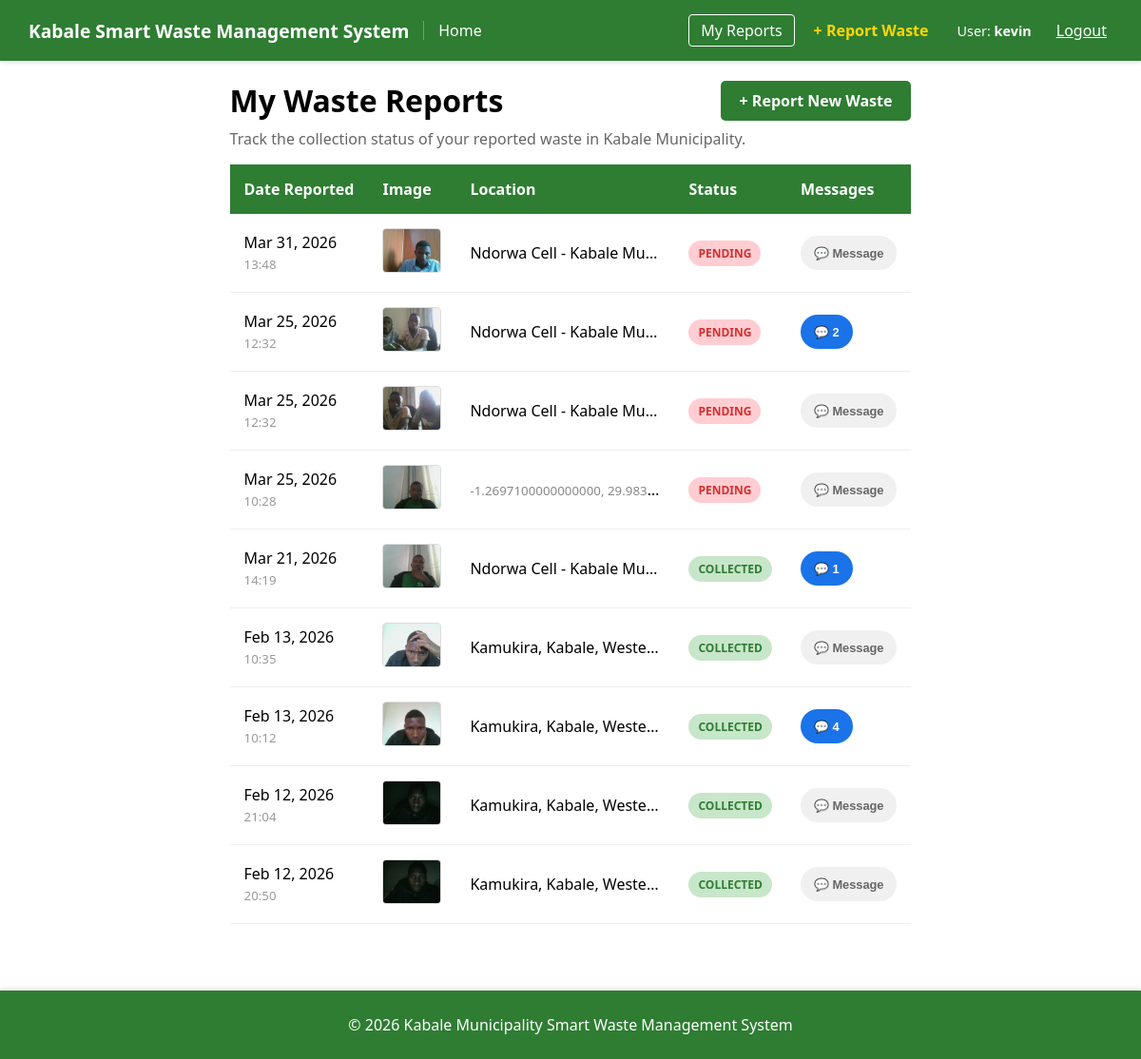
The app's page /users/resident/dashboard/ (signed in), older data.
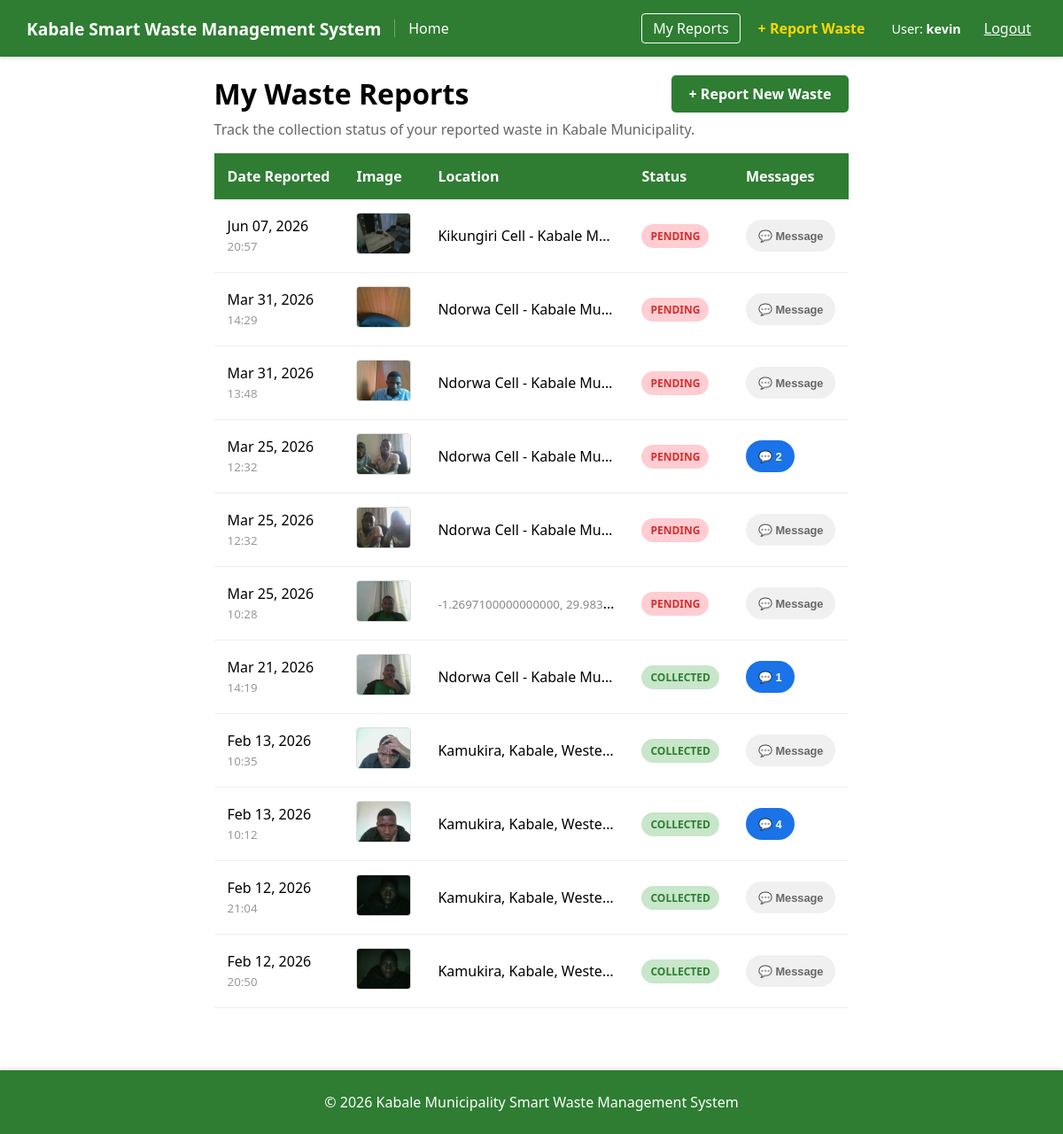
The same page, newer data.
### users/models.py (models this page shows, shortened)
class WasteReport(models.Model):
    STATUS_CHOICES = [
        ('pending', 'Pending'),
        ('collected', 'Collected'),
    ]
    user = models.ForeignKey(User, on_delete=models.CASCADE, related_name='reports')
    image = models.ImageField(upload_to='waste_images/')
    latitude = models.DecimalField(max_digits=22, decimal_places=16)
    longitude = models.DecimalField(max_digits=22, decimal_places=16)
    location_address = models.CharField(max_length=500, null=True, blank=True)
    status = models.CharField(max_length=20, choices=STATUS_CHOICES, default='pending')
    created_at = models.DateTimeField(auto_now_add=True)
    updated_at = models.DateTimeField(auto_now=True)
    class Meta:
        ordering = ['-created_at']

### users/views.py (the view)
# urls.py: path('resident/dashboard/', views.ResidentDashboardView.as_view(), name='resident_dashboard'),
class ResidentDashboardView(LoginRequiredMixin, ListView):
    model               = WasteReport
    template_name       = 'reports/resident_dashboard.html'
    context_object_name = 'my_reports'
    def get_queryset(self):
        return WasteReport.objects.filter(user=self.request.user).order_by('-created_at')

### users/context_processors.py (called while the page is built)
def unread_message_count(request):
    if request.user.is_authenticated and request.user.is_staff:
        count = Message.objects.filter(recipient=request.user, is_read=False).count()
        return {'total_unread_messages': count}
    return {'total_unread_messages': 0}

### templates/reports/resident_dashboard.html (shortened to what the changed rows need)
{% extends 'base.html' %}
{% block content %}
<div style="padding: 20px;">
    <div class="dashboard-header">
        <h1 style="margin: 0;">My Waste Reports</h1>
    </div>
    <div style="margin-top: 16px; overflow-x: auto; -webkit-overflow-scrolling: touch;">
        <table style="width: 100%; border-collapse: collapse; background: white; box-shadow: 0 2px 10px rgba(0,0,0,0.1); min-width: 620px;">
            <thead style="background: #2e7d32; color: white;">
                <tr>
                    <th style="padding: 15px; text-align: left;">Date Reported</th>
                    <th style="padding: 15px; text-align: left;">Image</th>
                    <th style="padding: 15px; text-align: left;">Location</th>
                    <th style="padding: 15px; text-align: left;">Status</th>
                    <th style="padding: 15px; text-align: left;">Messages</th>
                </tr>
            </thead>
            <tbody>
                {% for report in my_reports %}
                {% with msg_count=report.messages.count %}
                <tr style="border-bottom: 1px solid #eee;">
                    <td style="padding: 15px; white-space: nowrap;">{{ report.created_at|date:"M d, Y" }}<br>
                        <small style="color: #999;">{{ report.created_at|date:"H:i" }}</small>
                    </td>
                    <td style="padding: 15px;">
                        {% if report.image %}
                        <a href="{{ report.image.url }}" target="_blank">
                            <img src="{{ report.image.url }}" style="width: 60px; height: 45px; object-fit: cover; border-radius: 4px; cursor: pointer; border: 1px solid #ddd;">
                        </a>
                        {% else %}
                        <span style="color: #ccc; font-size: 0.85em;">No Image</span>
                        {% endif %}
                    </td>
                    <td style="padding: 15px; max-width: 200px; overflow: hidden; text-overflow: ellipsis; white-space: nowrap;">
                        {% if report.location_address %}
                            {{ report.location_address }}
                        {% else %}
                            <small style="color: #888;">{{ report.latitude }}, {{ report.longitude }}</small>
                        {% endif %}
                    </td>
                    <td style="padding: 15px;">
                        {% if report.status == 'pending' %}
                            <span style="color: #d32f2f; background: #ffcdd2; padding: 5px 10px; border-radius: 20px; font-weight: bold; font-size: 0.75em; white-space: nowrap; display: inline-block;">
                                PENDING
                            </span>
                        {% else %}
                            <span style="color: #2e7d32; background: #c8e6c9; padding: 5px 10px; border-radius: 20px; font-weight: bold; font-size: 0.75em; white-space: nowrap; display: inline-block;">
                                COLLECTED
                            </span>
                        {% endif %}
                    </td>
                    <td style="padding: 15px;">
                        <button onclick="toggleThread('thread-{{ report.id }}')"
                            style="background: {% if msg_count > 0 %}#1a73e8{% else %}#f0f0f0{% endif %};
                                   color: {% if msg_count > 0 %}white{% else %}#666{% endif %};
                                   border: none; padding: 8px 14px; border-radius: 20px;
                                   cursor: pointer; font-size: 0.8em; font-weight: bold;
                                   white-space: nowrap; transition: background 0.2s;
                                   min-height: 36px;">
                            💬 {% if msg_count > 0 %}{{ msg_count }}{% else %}Message{% endif %}
                        </button>
                    </td>
                </tr>
                {% endwith %}
                {% empty %}
                <tr>
                    <td colspan="5" style="text-align: center; padding: 40px; color: #888;">
                        You haven't reported any waste yet. Help us keep Kabale clean!
                    </td>
                </tr>
                {% endfor %}
            </tbody>
        </table>
    </div>
</div>
{% endblock %}

Row changes from the older to the newer data that the page shows:
added WasteReport: created_at "Jun 07, 2026", created_at "20:57", image (picture), location_address "Kikungiri Cell - Kabale M…", status "PENDING", shows "Message"
added WasteReport: created_at "Mar 31, 2026", created_at "14:29", image (picture), location_address "Ndorwa Cell - Kabale Mu…", status "PENDING", shows "Message"
